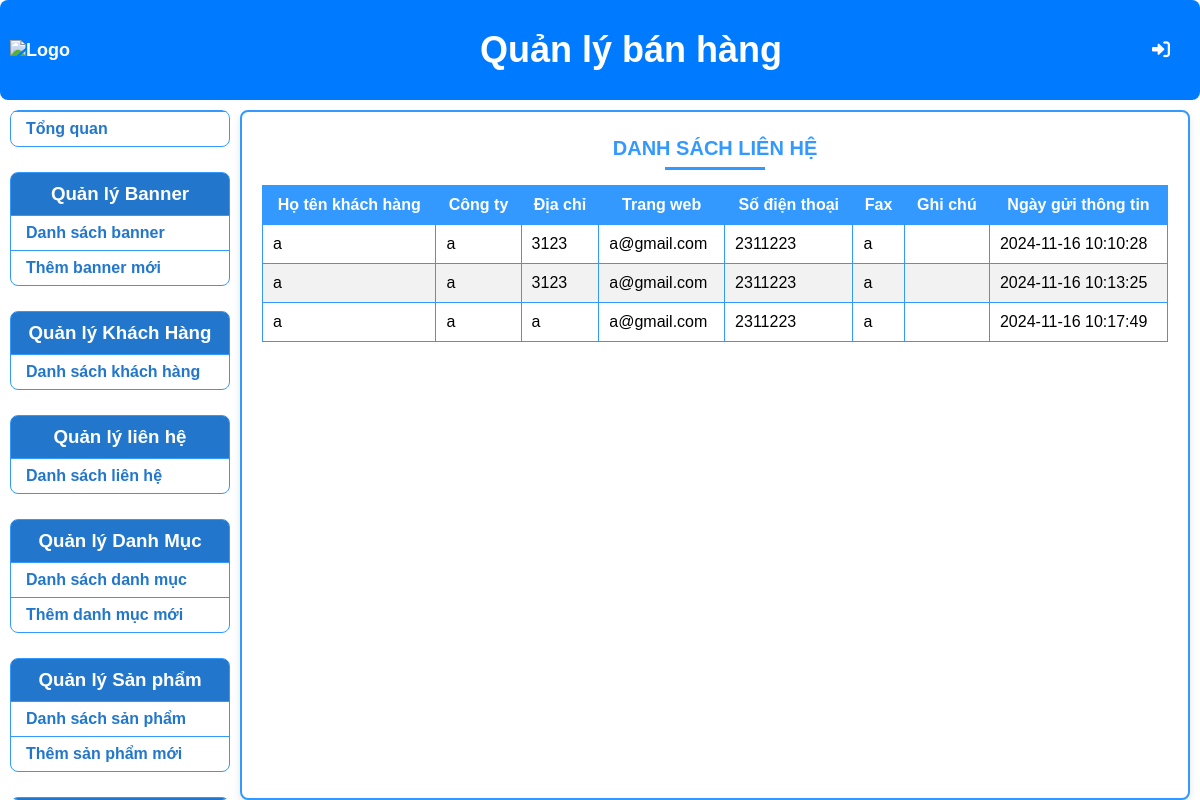
/admin/index.php?controller=contact&action=list, run on an earlier commit of the app's database.
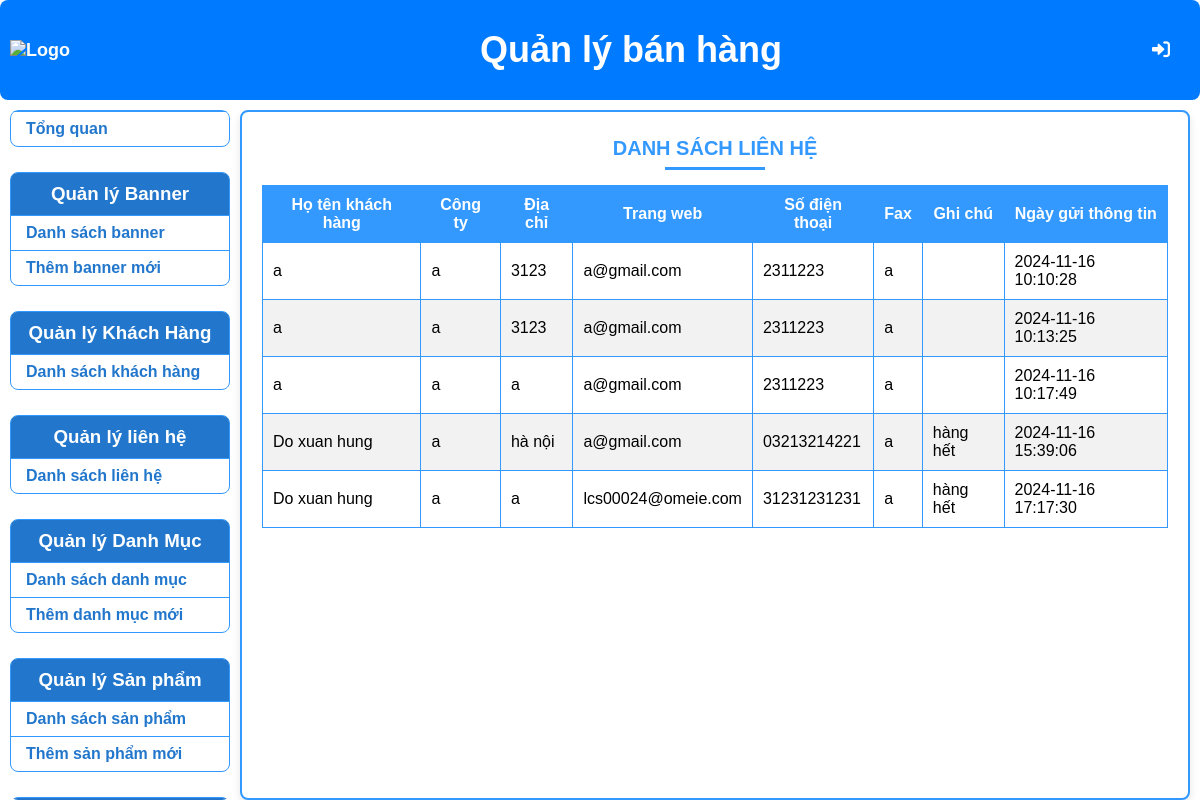
And on a later commit of the database.
### tables this page shows
CREATE TABLE `contacts` (
  `id` int(11) NOT NULL,
  `MaKH` int(11) NOT NULL,
  `full_name` varchar(255) NOT NULL,
  `company` varchar(255) DEFAULT NULL,
  `address` varchar(255) DEFAULT NULL,
  `email` varchar(255) NOT NULL,
  `website` varchar(255) DEFAULT NULL,
  `phone` varchar(50) DEFAULT NULL,
  `fax` varchar(50) DEFAULT NULL,
  `created_at` timestamp NOT NULL DEFAULT current_timestamp(),
  `note` varchar(100) NOT NULL
);

### admin/controllers/ContactController.php (called while the page is built, shortened)
<?php
require_once 'Models/Contact.php';
class ContactController {
    private $contactModel;
    public function __construct() {
        $database = new Database();
        $db = $database->getConnection();
        $this->contactModel = new Contact($db);
    }
    public function index() {
        $contacts = $this->contactModel->getAllContact();
        require 'Views/Contact/list.php';
    }
}

### admin/index.php (called while the page is built)
<?php
require_once 'Controllers/MainController.php';
$mainController = new MainController();
$mainController->handleRequest();
?>

### admin/models/Contact.php (called while the page is built)
<?php
class Contact {
    private $conn;
    public function __construct($db) {
        $this->conn = $db;
    }
    public function getAllContact() {
        $sql = "SELECT * FROM contacts";
        $stmt = $this->conn->prepare($sql);
        $stmt->execute();
        return $stmt->fetchAll(PDO::FETCH_ASSOC);
    }
}

### admin/views/Contact/list.php (the view, shortened to what this page needs)
<!DOCTYPE html>
<html lang="vi">
<head>
    <link rel="stylesheet" href="Styles/styles.css">
</head>
<body>
    <?php include 'Views/header.php'; ?>
    <div class="main-container">
        <?php include 'Views/sidebar.php'; ?>
        <div class="main-content">
            <h2>Danh sách liên hệ</h2>
            <table class="table">
                <thead>
                    <tr>
                        <th>Họ tên khách hàng</th>
                        <th>Công ty</th>
                        <th>Địa chỉ</th>
                        <th>Trang web</th>
                        <th>Số điện thoại</th>
                        <th>Fax</th>
                        <th>Ghi chú</th>
                        <th>Ngày gửi thông tin</th>
                    </tr>
                </thead>
                <tbody>
                <?php
                foreach ($contacts as $contact) {
                    echo "<tr>";
                    echo "<td>" . htmlspecialchars($contact['full_name']) . "</td>";
                    echo "<td>" . htmlspecialchars($contact['company']) . "</td>";
                    echo "<td>" . htmlspecialchars($contact['address']) . "</td>";
                    echo "<td>" . htmlspecialchars($contact['email']) . "</td>";
                    echo "<td>" . htmlspecialchars($contact['phone']) . "</td>";
                    echo "<td>" . htmlspecialchars($contact['fax']) . "</td>";
                    echo "<td>" . htmlspecialchars($contact['note']) . "</td>";
                    echo "<td>" . htmlspecialchars($contact['created_at']) . "</td>";
                    echo "</tr>";
                }
                ?>
                </tbody>
            </table>
        </div>
    </div>
</body>
</html>

### admin/controllers/MainController.php (shortened to what this page needs)
<?php
class MainController {
    public function handleRequest() {
        $action = isset($_GET['action']) ? $_GET['action'] : 'home';
        $controller = isset($_GET['controller']) ? $_GET['controller'] : '';
        switch($controller) {
                            case 'contact':
                                require_once 'Controllers/ContactController.php';
                                $contactController = new ContactController();
                                switch($action) {
                                    case 'list':
                                        $contactController->index();
                                        break;
                                    }
                                    break ;
        }
    }
}

### admin/views/header.php
<div class="header" style="background-color: #007bff; color: #fff; padding: 10px; display: flex; align-items: center; justify-content: space-between;">
    <img src="https://suachualaptop24h.com/upload_images/images/2024/08/06/hinh-nen-san-bong-dep-banner.jpg" alt="Logo" style="width: 100px; height: auto; margin-right: 20px;">
    <h1 style="margin: 0; flex-grow: 1; text-align: center;">Quản lý bán hàng</h1>
    <link rel="stylesheet" href="https://cdnjs.cloudflare.com/ajax/libs/font-awesome/6.0.0-beta3/css/all.min.css">
    <a href="index.php?controller=user&action=login" style="color: #fff; text-decoration: none; padding: 10px 20px; background-color: transparent; margin-left: auto;">
    <i class="fa-solid fa-right-to-bracket"  ></i>
    </a>
</div>

### admin/views/sidebar.php (shortened to what this page needs)
<div class="sidebar">
<div class="group">
        <ul>
            <li><a href="index.php?controller=dashboard&action=index">Tổng quan</a></li>
        </ul>
    </div>
    <div class="group">
        <h3>Quản lý Banner</h3>
        <ul>
            <li><a href="index.php?controller=banner&action=list">Danh sách banner</a></li>
            <li><a href="index.php?controller=banner&action=add">Thêm banner mới</a></li>
        </ul>
    </div>
    <div class="group">
        <h3>Quản lý Khách Hàng</h3>
        <ul>
            <li><a href="index.php?controller=customer&action=list">Danh sách khách hàng</a></li>
        </ul>
    </div>
    <div class="group">
        <h3>Quản lý liên hệ</h3>
        <ul>
            <li><a href="index.php?controller=contact&action=list">Danh sách liên hệ</a></li>
        </ul>
    </div>
    <div class="group">
        <h3>Quản lý Danh Mục</h3>
        <ul>
            <li><a href="index.php?controller=category&action=list">Danh sách danh mục </a></li>
            <li><a href="index.php?controller=category&action=add">Thêm danh mục mới</a></li>
        </ul>
    </div>
    <div class="group">
        <h3>Quản lý Sản phẩm</h3>
        <ul>
            <li><a href="index.php?controller=product&action=list">Danh sách sản phẩm</a></li>
            <li><a href="index.php?controller=product&action=add">Thêm sản phẩm mới</a></li>
        </ul>
    </div>
</div>

### admin/Styles/styles.css (style rules this page uses)
* { margin: 0; padding: 0; box-sizing: border-box; }
body { font-family: Arial, sans-serif; display: flex; flex-direction: column; height: 100vh; }
.header { color: white; display: flex; border-radius: 8px; font-size: 18px; font-weight: bold; height: 100px; }
.main-container { display: flex; flex: 1; margin-top: 10px; padding: 0 10px; overflow: hidden; }
.sidebar { width: 220px; color: #3399FF; border-radius: 8px; margin-right: 10px; height: calc(100vh - 110px); overflow-y: auto; }
.sidebar .group { margin-bottom: 25px; border: 1px solid #3399FF; border-radius: 8px; }
.sidebar .group h3 { background-color: #2277CC; color: white; padding: 10px; text-align: center; font-weight: bold; border-radius: 6px 6px 0 0; }
.sidebar .group ul { list-style: none; padding: 0; margin: 0; font-weight: bold; }
.sidebar .group ul li { border-top: 1px solid #3399FF; }
.sidebar .group ul li a { color: #2277CC; text-decoration: none; padding: 8px 15px; display: block; transition: background-color 0.3s; border-radius: 4px; }
.main-content { flex: 1; padding: 20px; background-color: #FFFFFF; border: 2px solid #3399FF; border-radius: 8px; box-shadow: 0 4px 8px rgba(0, 0, 0, 0.1); overflow-y: auto; }
.main-content h2 { color: #3399FF; text-align: center; margin: 0 auto 20px auto; padding: 5px 0; font-size: 20px; text-transform: uppercase; position: relative; width: fit-content; }
.main-content h2::after { content: ''; position: absolute; bottom: -5px; left: 50%; transform: translateX(-50%); width: 100px; height: 3px; background-color: #3399FF; }
.table { width: 100%; border-collapse: collapse; margin-top: 10px; }
.table th, .table td { border: 1px solid #3399FF; padding: 10px; text-align: left; }
.table th { background-color: #3399FF; color: white; font-weight: bold; text-align: center; }
.table tbody tr:nth-child(even) { background-color: #f2f2f2; }

What changed in the data, as far as the page shows it:
added contacts: full_name "Do xuan hung", company "a", address "hà nội", email "a@gmail.com", phone "03213214221", fax "a", note "hàng hết", created_at "2024-11-16 15:39:06"
added contacts: full_name "Do xuan hung", company "a", address "a", email "lcs00024@omeie.com", phone "31231231231", fax "a", note "hàng hết", created_at "2024-11-16 17:17:30"
